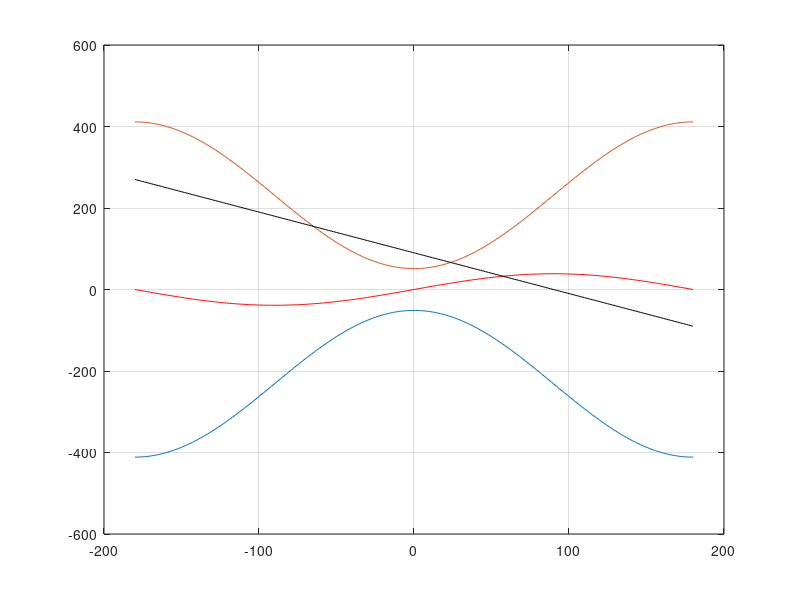

The MATLAB script that drew this image:
%%%%%%%%%%%%%%%%%%%%%%%%%%%%%%%%%%%%%%%%%%%%%%%%%%%%%%%%%%%%
% Graphical Solution for Proportional Navigation Equations %
% Eng. Ibrahim Bakry                                       %
% Done at 2015/6/25                                        %
%%%%%%%%%%%%%%%%%%%%%%%%%%%%%%%%%%%%%%%%%%%%%%%%%%%%%%%%%%%%

clc
clear all
close all

Vb=300; % Body Velocity
Vm=480; % Rocket Velocity
A=2;   % Proportional Navigation Constant
delta_b0=90;
delta_m0=0;
K = Vm/Vb;

delta_b = -180/57.3 : 1/57.3 : 180/57.3;
delta_m = -180/57.3 : 1/57.3 : 180/57.3;

i=0;
x=0;
for i = 1 : length(delta_b)
     V_r(i) = - Vb*cos(delta_b(i)) + Vm*cos(delta_m(i));
     V_eta(i) = Vm*sin(delta_m(i)) - Vb*sin(delta_b(i));
     Inc(i) = (1-A)*i;
 xx(i) = i+1; 
end

V_r_delta_b0 = acos(1/K)*57.3 + max(V_r);
V_eta_delta_m0 = asin(1/K)*57.3;

i=0;
for i=1:length(V_r)
    Vr(i) = V_r(i) - V_r_delta_b0;
end

i=0;
for i=1:length(V_r)
    Vr2(i) = -V_r(i) + V_r_delta_b0;
end


t=-180:1:180;
plot(t,Vr)
hold on
plot(t,Vr2)
grid on

N = max(V_eta)/ V_eta_delta_m0;
V_eta_1 = V_eta./N;
plot(t,V_eta_1,'r')

delta = (1-A) * t + (delta_m0 - ((1-A)*delta_b0));
plot(t,delta,'k')





    
    
    